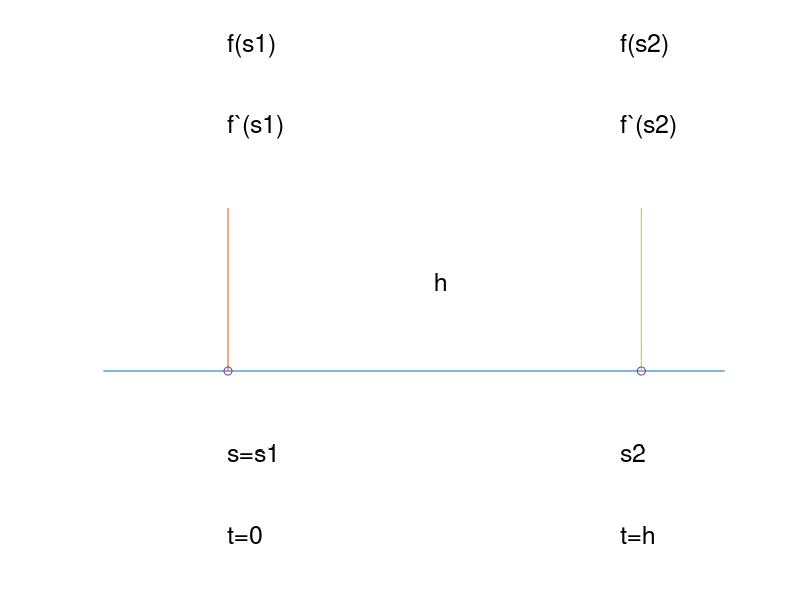

Write the MATLAB code that produced this figure. (Note: this script raises an error after producing the figure.)
% fig4_12
% Copyright S. Nakamura, 1995
set(gcf, 'NumberTitle','off','Name', 'Figure 4.12')

clear clg , hold off
plot([-0.3,1,2,3.3], [0,0,0,0])
hold on
plot([1,1], [0.2,0])
plot([2,2], [0.2,0])
%plot([1,2], [0.1,0.1], ':')
axis([0.7,2.2,-0.2, 0.4])
text(1.5, 0.11,'h','FontSize',[18])
text(1,-0.1,'s=s1','FontSize',[18])
text(1,-0.2,'t=0','FontSize',[18])
text(1,0.4,'f(s1)','FontSize',[18])
text(1,0.3,'f`(s1)','FontSize',[18])
text(2-0.05,-0.1,'s2','FontSize',[18])
text(2-0.05,-0.2,'t=h','FontSize',[18])
text(2-0.05,0.4,'f(s2)','FontSize',[18])
text(2-0.05,0.3,'f`(s2)','FontSize',[18])
%text(3-0.1,-0.1,'si+2')
%text(0-0.1,-0.1,'si-1')
plot([ 1 2 ],[ 0 0 ],'o')
axis('off')
 arrow_(0.1, [1.4,0.1],[1.0,0.1])
 arrow_(0.1, [1.6,0.1],[2.0,0.1])
% print fig4d12.ps
